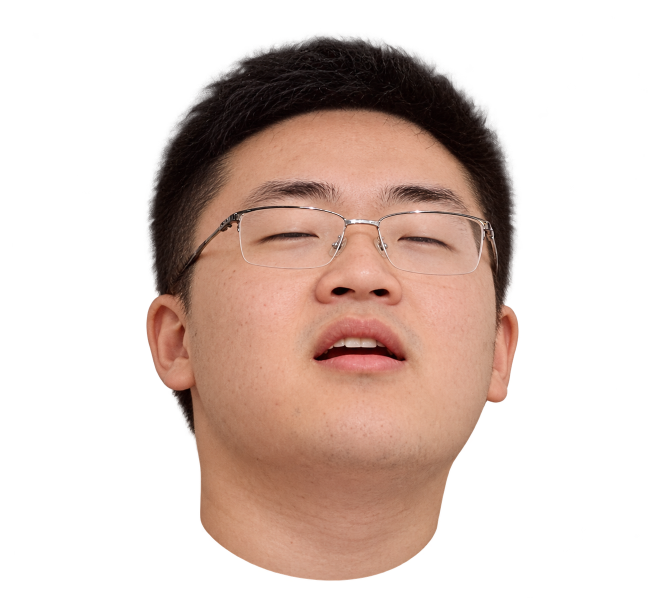
#> input picture dist/assets/bian-head.png, 1316 x 1195 px (shown at 1/2 size); its folder holds 4 pictures in this run
$ python optimize_assets.py
#> lines starting #> are read from the running program, lines starting #| are printed output that depends on the picture
import argparse
from pathlib import Path

from PIL import Image


ASSET_DIR = Path(__file__).resolve().parents[1] / "dist" / "assets"
MAX_EDGE = 640
WEBP_QUALITY = 70


def optimize(source: Path, target: Path) -> None:
    temporary = target.with_name(f"{target.stem}.tmp{target.suffix}")
    output = temporary if source == target else target

    with Image.open(source) as image:
#> image is the input picture: PIL image 1316x1195 RGBA; mean R, G, B, A 66.2, 47.7, 39.9, 101.2
        image = image.convert("RGBA")
        image.thumbnail((MAX_EDGE, MAX_EDGE), Image.Resampling.LANCZOS)
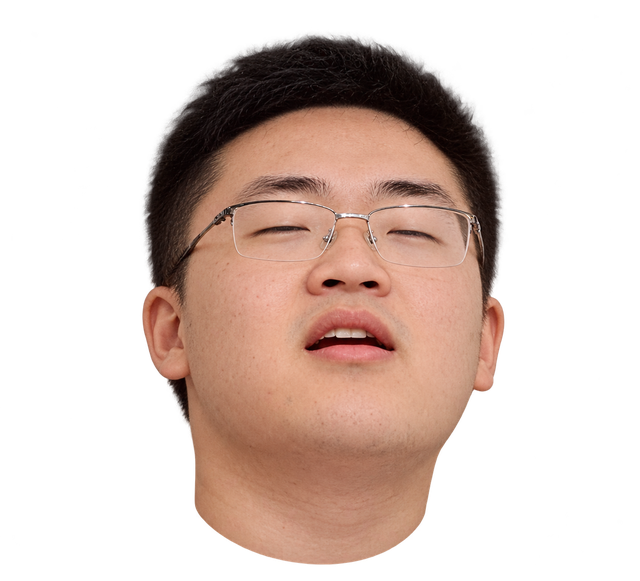
#> image: PIL image 640x581 RGBA; mean R, G, B, A 66.1, 47.6, 39.8, 101.2; transparent parts drawn white
        image.save(output, "WEBP", quality=WEBP_QUALITY, method=6, exact=True)

    if source == target:
        temporary.replace(target)

    print(f"{source.name} -> {target.name}: {target.stat().st_size} bytes")


def main() -> None:
    parser = argparse.ArgumentParser(description="Create lightweight WebP game artwork.")
    parser.add_argument(
        "--recompress-webp",
        action="store_true",
        help="Resize and recompress the existing WebP files in place.",
    )
    args = parser.parse_args()

    sources = ASSET_DIR.glob("*.webp" if args.recompress_webp else "*.png")
    for source in sources:
        target = source if args.recompress_webp else source.with_suffix(".webp")
        optimize(source, target)
#> pass 2 of the loop in main, `for source in sources:`:
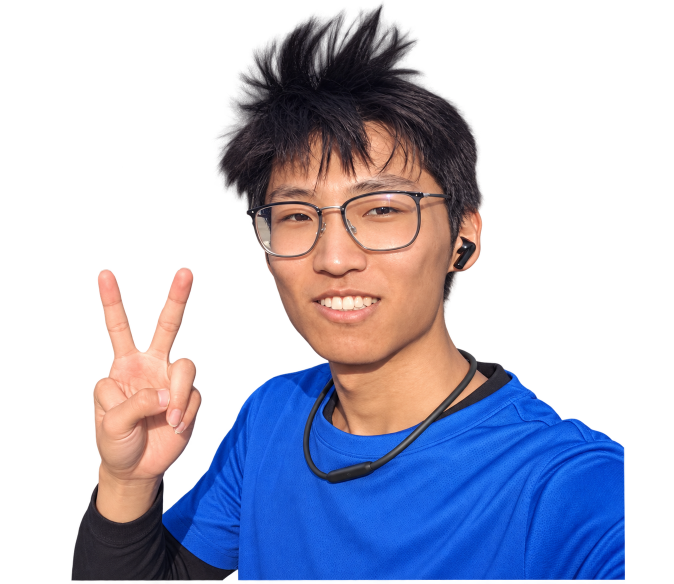
#> input picture dist/assets/chaorui.png, 1348 x 1167 px (shown at 1/2 size)
#> in optimize, image is the input picture: PIL image 1348x1167 RGBA; mean R, G, B, A 41.8, 43.9, 63.9, 110.5
#> in optimize (call 2), `image.thumbnail((MAX_EDGE, MAX_EDGE), Image.Resampling.LANCZOS)`:
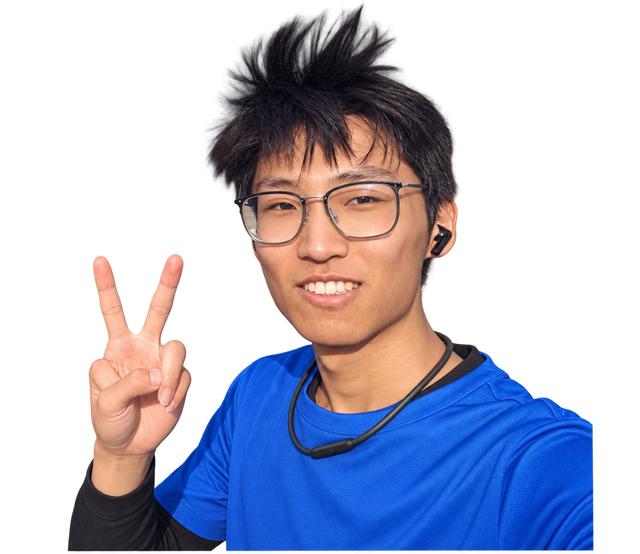
#> image: PIL image 640x554 RGBA; mean R, G, B, A 41.8, 43.8, 63.6, 110.5; transparent parts drawn white


if __name__ == "__main__":
    main()
